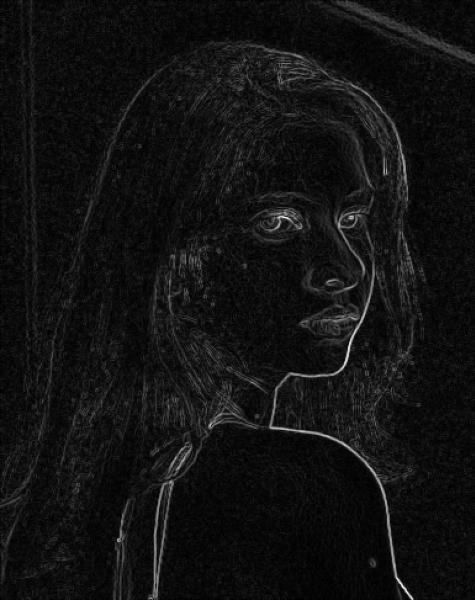
#> input picture Calculo2/Trabalho_Final/Imagens/resultado_vetorial_plot.jpg, 475 x 600 px, given in place of modelo_suavizada.jpg, which was not available
$ python gradiente_color.py   (older library calls are emulated)
#> lines starting #> are read from the running program, lines starting #| are printed output that depends on the picture; pictures that were not available may be replaced by others from this repository, and a replacement may not be noted
#> in processar_gradiente, imagem is the input picture: shape (600, 475, 3); min 0, max 254, mean 17.7
import cv2
import numpy as np
import matplotlib.pyplot as plt

def gradiente_sobel_vetorial(imagem):
    # separando os canais RGB
    r, g, b = cv2.split(imagem)

    # gradientes em x e y para cada canal
    dr_dx = cv2.Sobel(r, cv2.CV_64F, 1, 0, ksize=3)
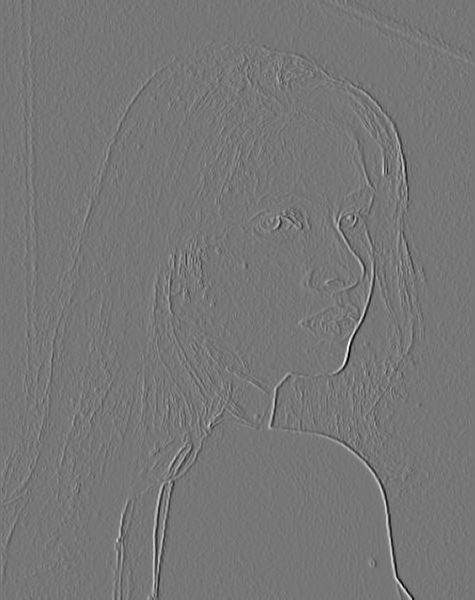
#> dr_dx: shape (600, 475) float64; min -743, max 847, mean 0; drawn with min black and max white
    dr_dy = cv2.Sobel(r, cv2.CV_64F, 0, 1, ksize=3)
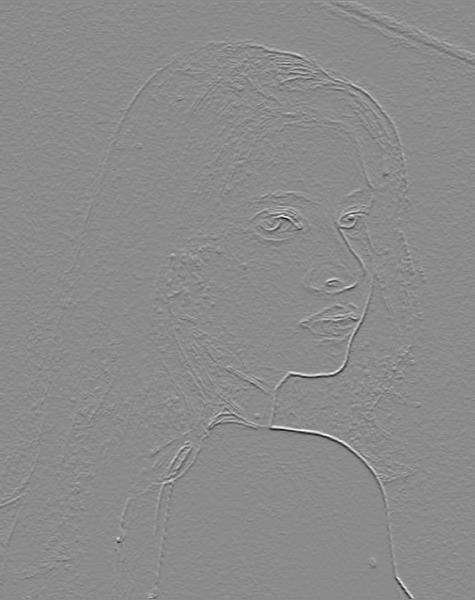
#> dr_dy: shape (600, 475) float64; min -786, max 651, mean 0; drawn with min black and max white
    dg_dx = cv2.Sobel(g, cv2.CV_64F, 1, 0, ksize=3)
    dg_dy = cv2.Sobel(g, cv2.CV_64F, 0, 1, ksize=3)
    db_dx = cv2.Sobel(b, cv2.CV_64F, 1, 0, ksize=3)
    db_dy = cv2.Sobel(b, cv2.CV_64F, 0, 1, ksize=3)

    # cálculo dos vetores gradientes
    g_xx = dr_dx**2 + dg_dx**2 + db_dx**2
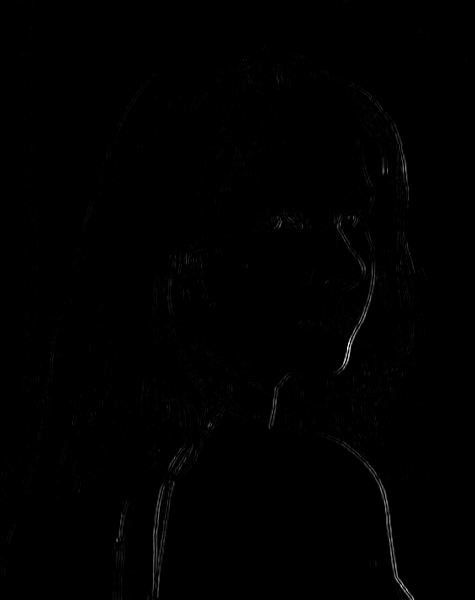
#> g_xx: shape (600, 475) float64; min 0, max 2152227, mean 8722.5; drawn with min black and max white
    g_yy = dr_dy**2 + dg_dy**2 + db_dy**2
    g_xy = dr_dx * dr_dy + dg_dx * dg_dy + db_dx * db_dy

    # ângulo da direção de máxima variação
    theta = 0.5 * np.arctan2(2 * g_xy, g_xx - g_yy)
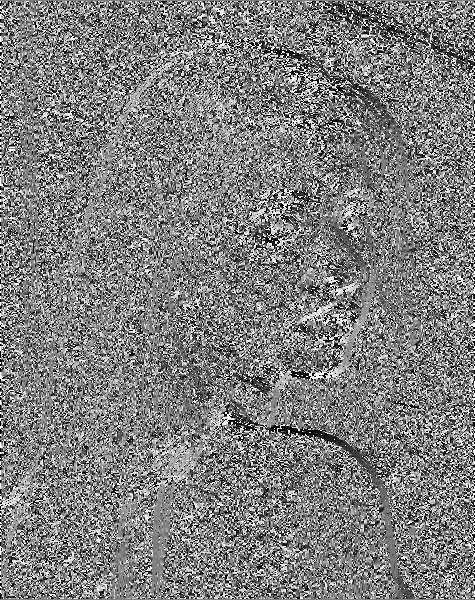
#> theta: shape (600, 475) float64; min -1.57, max 1.57, mean -0.0081; drawn with min black and max white

    # magnitude máxima de variação
    f_theta = np.sqrt(
        0.5 * (g_xx + g_yy)
        + 0.5 * (g_xx - g_yy) * np.cos(2 * theta)
        + 2 * g_xy * np.sin(2 * theta)
    )
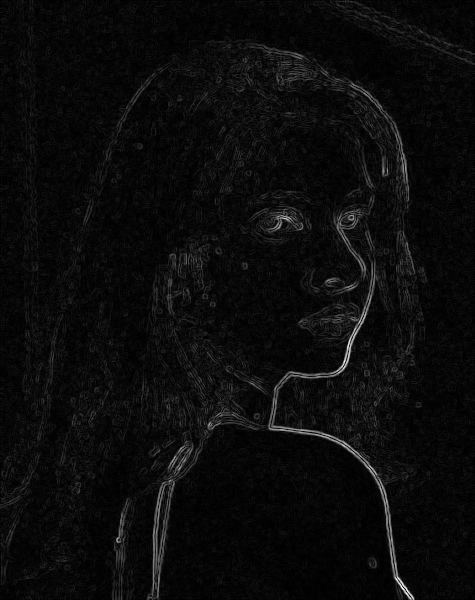
#> f_theta: shape (600, 475) float64; min 0, max 1739.4, mean 80.1; drawn with min black and max white

    # normalizar
    f_theta_normalizado = cv2.normalize(f_theta, None, 0, 255, cv2.NORM_MINMAX)

    return np.uint8(f_theta_normalizado)

def gradiente_sobel_tradicional(imagem):

    r, g, b = cv2.split(imagem)

    # aplicando o gradiente de Sobel em cada canal
    sobel_rx = cv2.Sobel(r, cv2.CV_64F, 1, 0, ksize=3)
    sobel_ry = cv2.Sobel(r, cv2.CV_64F, 0, 1, ksize=3)
    sobel_gx = cv2.Sobel(g, cv2.CV_64F, 1, 0, ksize=3)
    sobel_gy = cv2.Sobel(g, cv2.CV_64F, 0, 1, ksize=3)
    sobel_bx = cv2.Sobel(b, cv2.CV_64F, 1, 0, ksize=3)
    sobel_by = cv2.Sobel(b, cv2.CV_64F, 0, 1, ksize=3)

    # calculando a magnitude do gradiente para cada canal
    magnitude_r = np.sqrt(sobel_rx**2 + sobel_ry**2)
    magnitude_g = np.sqrt(sobel_gx**2 + sobel_gy**2)
    magnitude_b = np.sqrt(sobel_bx**2 + sobel_by**2)

    # combinando as magnitudes dos três canais (em escala de cinza)
    magnitude_combined = np.sqrt(magnitude_r**2 + magnitude_g**2 + magnitude_b**2)

    # normalizando a magnitude para o intervalo de 0 a 255
    magnitude_combined = np.uint8(cv2.normalize(magnitude_combined, None, 0, 255, cv2.NORM_MINMAX))

    return magnitude_combined

def salvar_plot(imagem, nome_arquivo):
    plt.figure(figsize=(6, 6))
    plt.imshow(imagem, cmap="gray")
    plt.axis('off')
    plt.tight_layout(pad=0)
    plt.savefig(nome_arquivo, bbox_inches='tight', pad_inches=0)

def processar_gradiente(imagem_path):
    imagem = cv2.imread(imagem_path)

    resultado_vetorial = gradiente_sobel_vetorial(imagem)
    resultado_tradicional = gradiente_sobel_tradicional(imagem)

    salvar_plot(resultado_vetorial, 'resultado_vetorial_plot.jpg')
    salvar_plot(resultado_tradicional, 'resultado_tradicional_plot.jpg')

processar_gradiente('modelo_suavizada.jpg')
